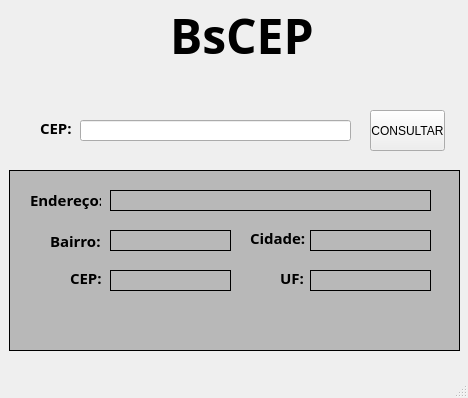
<?xml version="1.0" encoding="UTF-8"?>
<ui version="4.0">
 <class>MainWindow</class>
 <widget class="QMainWindow" name="MainWindow">
  <property name="geometry">
   <rect>
    <x>0</x>
    <y>0</y>
    <width>468</width>
    <height>398</height>
   </rect>
  </property>
  <property name="windowTitle">
   <string>MainWindow</string>
  </property>
  <widget class="QWidget" name="centralwidget">
   <widget class="QLabel" name="label">
    <property name="geometry">
     <rect>
      <x>170</x>
      <y>10</y>
      <width>151</width>
      <height>51</height>
     </rect>
    </property>
    <property name="font">
     <font>
      <family>Unispace</family>
      <pointsize>36</pointsize>
      <weight>75</weight>
      <bold>true</bold>
     </font>
    </property>
    <property name="text">
     <string>BsCEP</string>
    </property>
   </widget>
   <widget class="QLineEdit" name="lineEdit">
    <property name="geometry">
     <rect>
      <x>80</x>
      <y>120</y>
      <width>271</width>
      <height>21</height>
     </rect>
    </property>
   </widget>
   <widget class="QLabel" name="label_2">
    <property name="geometry">
     <rect>
      <x>40</x>
      <y>120</y>
      <width>31</width>
      <height>16</height>
     </rect>
    </property>
    <property name="font">
     <font>
      <family>Segoe UI Black</family>
      <pointsize>11</pointsize>
      <weight>75</weight>
      <bold>true</bold>
     </font>
    </property>
    <property name="text">
     <string>CEP:</string>
    </property>
   </widget>
   <widget class="QPushButton" name="pushButton">
    <property name="geometry">
     <rect>
      <x>370</x>
      <y>110</y>
      <width>75</width>
      <height>41</height>
     </rect>
    </property>
    <property name="text">
     <string>CONSULTAR</string>
    </property>
   </widget>
   <widget class="QLabel" name="label_3">
    <property name="geometry">
     <rect>
      <x>30</x>
      <y>190</y>
      <width>71</width>
      <height>20</height>
     </rect>
    </property>
    <property name="font">
     <font>
      <family>Segoe UI Black</family>
      <pointsize>11</pointsize>
      <weight>75</weight>
      <bold>true</bold>
     </font>
    </property>
    <property name="text">
     <string>Endereço:</string>
    </property>
   </widget>
   <widget class="QLabel" name="label_4">
    <property name="geometry">
     <rect>
      <x>50</x>
      <y>230</y>
      <width>51</width>
      <height>21</height>
     </rect>
    </property>
    <property name="font">
     <font>
      <family>Segoe UI Black</family>
      <pointsize>11</pointsize>
      <weight>75</weight>
      <bold>true</bold>
     </font>
    </property>
    <property name="text">
     <string>Bairro:</string>
    </property>
   </widget>
   <widget class="QLabel" name="label_5">
    <property name="geometry">
     <rect>
      <x>70</x>
      <y>270</y>
      <width>31</width>
      <height>16</height>
     </rect>
    </property>
    <property name="font">
     <font>
      <family>Segoe UI Black</family>
      <pointsize>11</pointsize>
      <weight>75</weight>
      <bold>true</bold>
     </font>
    </property>
    <property name="text">
     <string>CEP:</string>
    </property>
   </widget>
   <widget class="QLabel" name="label_6">
    <property name="geometry">
     <rect>
      <x>250</x>
      <y>230</y>
      <width>61</width>
      <height>16</height>
     </rect>
    </property>
    <property name="font">
     <font>
      <family>Segoe UI Black</family>
      <pointsize>11</pointsize>
      <weight>75</weight>
      <bold>true</bold>
     </font>
    </property>
    <property name="text">
     <string>Cidade:</string>
    </property>
   </widget>
   <widget class="QLabel" name="label_7">
    <property name="geometry">
     <rect>
      <x>280</x>
      <y>270</y>
      <width>31</width>
      <height>16</height>
     </rect>
    </property>
    <property name="font">
     <font>
      <family>Segoe UI Black</family>
      <pointsize>11</pointsize>
      <weight>75</weight>
      <bold>true</bold>
     </font>
    </property>
    <property name="text">
     <string>UF:</string>
    </property>
   </widget>
   <widget class="QLabel" name="label_8">
    <property name="geometry">
     <rect>
      <x>110</x>
      <y>190</y>
      <width>321</width>
      <height>21</height>
     </rect>
    </property>
    <property name="font">
     <font>
      <pointsize>11</pointsize>
      <weight>75</weight>
      <bold>true</bold>
     </font>
    </property>
    <property name="styleSheet">
     <string notr="true">border: 1px solid;
color: black;</string>
    </property>
    <property name="text">
     <string/>
    </property>
   </widget>
   <widget class="QLabel" name="label_9">
    <property name="geometry">
     <rect>
      <x>110</x>
      <y>230</y>
      <width>121</width>
      <height>21</height>
     </rect>
    </property>
    <property name="font">
     <font>
      <pointsize>11</pointsize>
      <weight>75</weight>
      <bold>true</bold>
     </font>
    </property>
    <property name="styleSheet">
     <string notr="true">border: 1px solid;
color: black;</string>
    </property>
    <property name="text">
     <string/>
    </property>
   </widget>
   <widget class="QLabel" name="label_10">
    <property name="geometry">
     <rect>
      <x>310</x>
      <y>230</y>
      <width>121</width>
      <height>21</height>
     </rect>
    </property>
    <property name="font">
     <font>
      <pointsize>11</pointsize>
      <weight>75</weight>
      <bold>true</bold>
     </font>
    </property>
    <property name="styleSheet">
     <string notr="true">border: 1px solid;
color: black;</string>
    </property>
    <property name="text">
     <string/>
    </property>
   </widget>
   <widget class="QLabel" name="label_11">
    <property name="geometry">
     <rect>
      <x>110</x>
      <y>270</y>
      <width>121</width>
      <height>21</height>
     </rect>
    </property>
    <property name="font">
     <font>
      <pointsize>11</pointsize>
      <weight>75</weight>
      <bold>true</bold>
     </font>
    </property>
    <property name="styleSheet">
     <string notr="true">border: 1px solid;
color: black;</string>
    </property>
    <property name="text">
     <string/>
    </property>
   </widget>
   <widget class="QLabel" name="label_12">
    <property name="geometry">
     <rect>
      <x>310</x>
      <y>270</y>
      <width>121</width>
      <height>21</height>
     </rect>
    </property>
    <property name="font">
     <font>
      <pointsize>11</pointsize>
      <weight>75</weight>
      <bold>true</bold>
     </font>
    </property>
    <property name="styleSheet">
     <string notr="true">border: 1px solid;
color: black;</string>
    </property>
    <property name="text">
     <string/>
    </property>
   </widget>
   <widget class="QFrame" name="frame">
    <property name="geometry">
     <rect>
      <x>9</x>
      <y>170</y>
      <width>451</width>
      <height>181</height>
     </rect>
    </property>
    <property name="styleSheet">
     <string notr="true">background-color: rgb(184, 184, 184);
border: 1px solid;
color: black;</string>
    </property>
    <property name="frameShape">
     <enum>QFrame::StyledPanel</enum>
    </property>
    <property name="frameShadow">
     <enum>QFrame::Raised</enum>
    </property>
   </widget>
   <zorder>frame</zorder>
   <zorder>label</zorder>
   <zorder>lineEdit</zorder>
   <zorder>label_2</zorder>
   <zorder>pushButton</zorder>
   <zorder>label_3</zorder>
   <zorder>label_4</zorder>
   <zorder>label_5</zorder>
   <zorder>label_6</zorder>
   <zorder>label_7</zorder>
   <zorder>label_8</zorder>
   <zorder>label_9</zorder>
   <zorder>label_10</zorder>
   <zorder>label_11</zorder>
   <zorder>label_12</zorder>
  </widget>
  <widget class="QMenuBar" name="menubar">
   <property name="geometry">
    <rect>
     <x>0</x>
     <y>0</y>
     <width>468</width>
     <height>21</height>
    </rect>
   </property>
  </widget>
  <widget class="QStatusBar" name="statusbar"/>
 </widget>
 <resources/>
 <connections/>
</ui>
